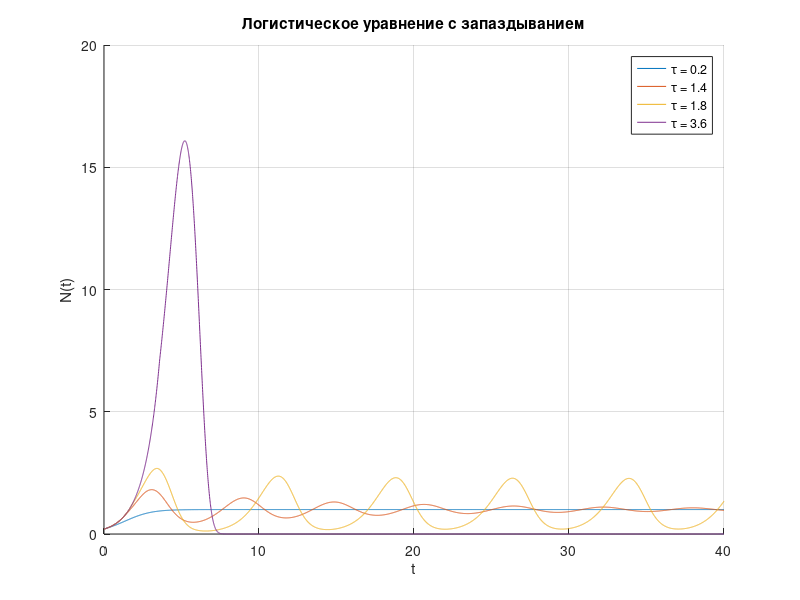

Write MATLAB code to recreate this figure.
clear; clc; close all;

taus = [0.2, 1.4, 1.8, 3.6];

b = 1.0;
C = 1.0;
N0 = 0.2;
t_max = 40;
dt = 0.01;

figure; hold on;

for tau = taus
    % временной массив
    t_vals = 0:dt:t_max;
    N_vals = zeros(size(t_vals));
    N_vals(1) = N0;

    for i = 2:length(t_vals)
        t = t_vals(i);
        t_delay = t - tau;

        % интерполяция задержанного значения
        if t_delay < 0
            N_delay = 0;
        else
            % линейная интерполяция (аналог numpy.interp)
            N_delay = interp1(t_vals(1:i-1), N_vals(1:i-1), t_delay, 'linear');
        end

        % правые части
        dNdt = b * N_vals(i-1) * (1 - N_delay / C);

        % шаг Эйлера
        N_vals(i) = N_vals(i-1) + dNdt * dt;
    end

    plot(t_vals, N_vals, 'DisplayName', ['\tau = ' num2str(tau)]);
end

title('Логистическое уравнение с запаздыванием');
xlabel('t');
ylabel('N(t)');
grid on;
legend show;
saveas(gcf, 'logistic_delay_plot.png');     % PNG
